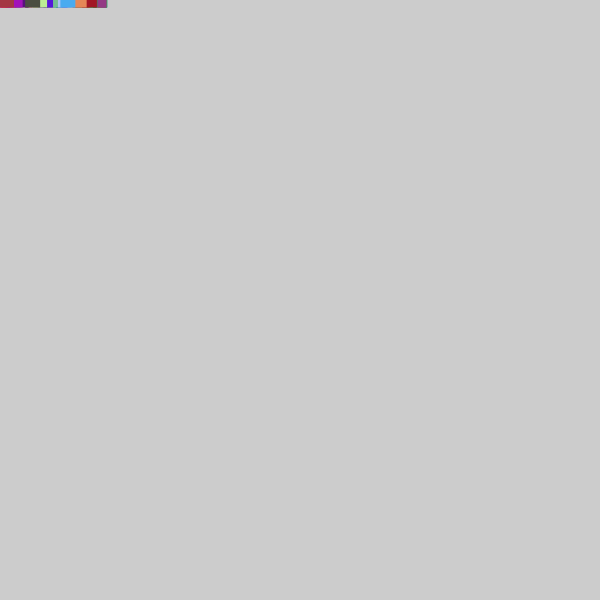
Frame 1 (no input)
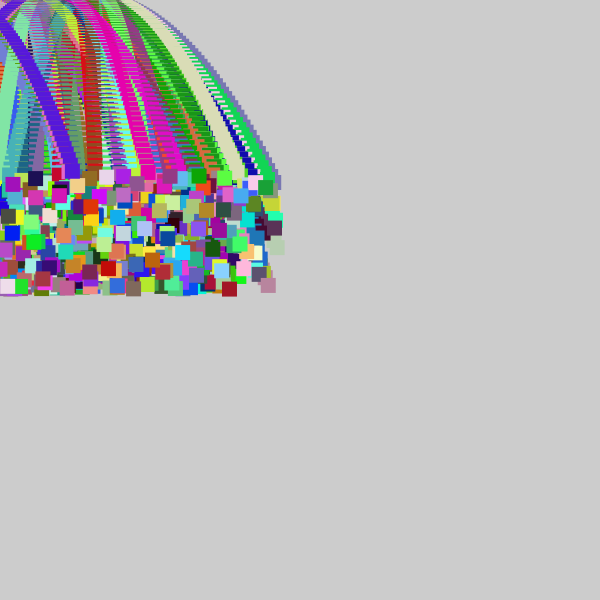
Frame 60 (the mouse pressed at the canvas centre just before this capture)
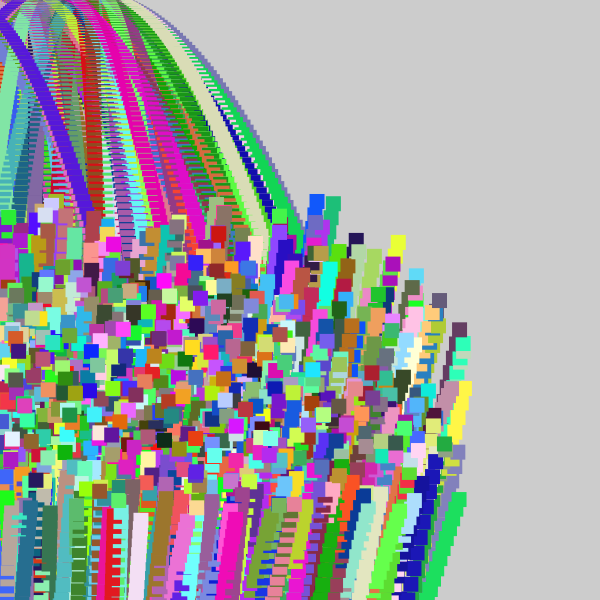
Frame 120 (the mouse held since frame 60 and released just before this capture)

The Processing sketch that drew these frames (run headless with seeded random() and noise(); from frame 60 on, the mouse is pressed at the canvas centre):

// Processing sketch: Circle_move2_pde
// ── Circle_move2_pde.pde

int N = 1000;

float [] arrayX = new float [N];
float [] arrayY = new float [N];

float [] speedX = new float [N];
float [] speedY = new float [N];

float [] coef = new float[N];

color [] c = new color[N];
int [] count = new int [N];

float gravity = 0.1;

int frameCount = 0;

void setup() {
  size(600, 600);

  for (int i=0; i< N; i++) {
    arrayX[i] = 0;
    arrayX[i] = 50 + random(-50, 50);

    speedX[i] = 0.2 + random(-3, 3);
    speedY[i] = 0 + random(0, 2);

    coef[i] = -random(0.8, 1.5);
    c[i] = color(random(0, 255), random(0, 255), random(0, 255));
    count[i] = 0;
  }
}

void draw() {
  //background(255);
  frameCount += 1;
  //Display the square

  noStroke();
  rectMode(CENTER);
  for (int i=0; i<N; i++) {
    fill(c[i]);
    rect(arrayX[i], arrayY[i], 15, 15);
    arrayY[i] = arrayY[i] + speedY[i];
    arrayX[i] = arrayX[i] + speedX[i];

    speedY[i] = speedY[i] + gravity;


    if (arrayY[i]> height) {
      arrayY[i] = height;
      speedY[i] = speedY[i] * coef[i];
      // c[i] = color(random(0, 255), random(0, 255), random(0, 255));
      c[i] = color(red(c[i])+10, green(c[i])+10, blue(c[i])+10);
     // println(red(c[i]));
      count[i] += 1;
      //if(count[i] >10){
      //  c[i] = color(255);
      //}
    }
    if (arrayX[i] >= width || arrayX[i] < 0) {
      speedX[i] = speedX[i] * (-1);
    }  
  }
}
